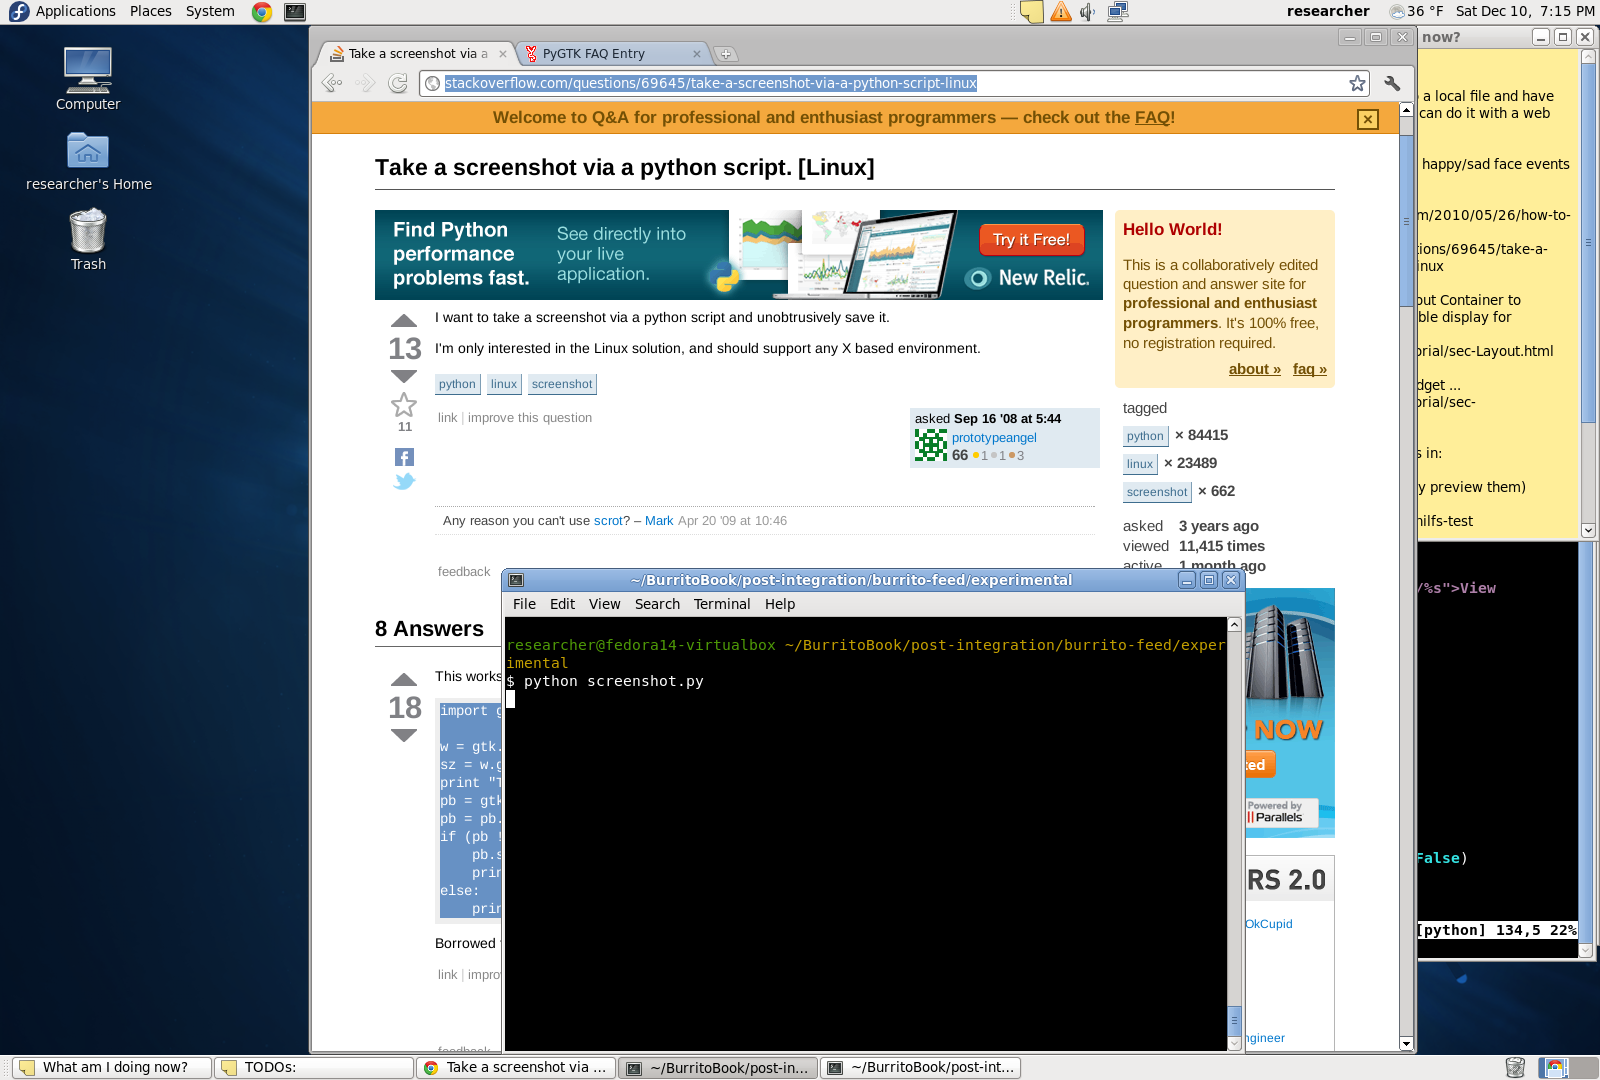

The Python source for this figure:
# http://stackoverflow.com/questions/69645/take-a-screenshot-via-a-python-script-linux

import gtk.gdk

w = gtk.gdk.get_default_root_window()
sz = w.get_size()
print "The size of the window is %d x %d" % sz
pb = gtk.gdk.Pixbuf(gtk.gdk.COLORSPACE_RGB,False,8,sz[0],sz[1])
pb = pb.get_from_drawable(w,w.get_colormap(),0,0,0,0,sz[0],sz[1])
if (pb != None):
    pb.save("screenshot.png","png")
    print "Screenshot saved to screenshot.png."
else:
    print "Unable to get the screenshot."
